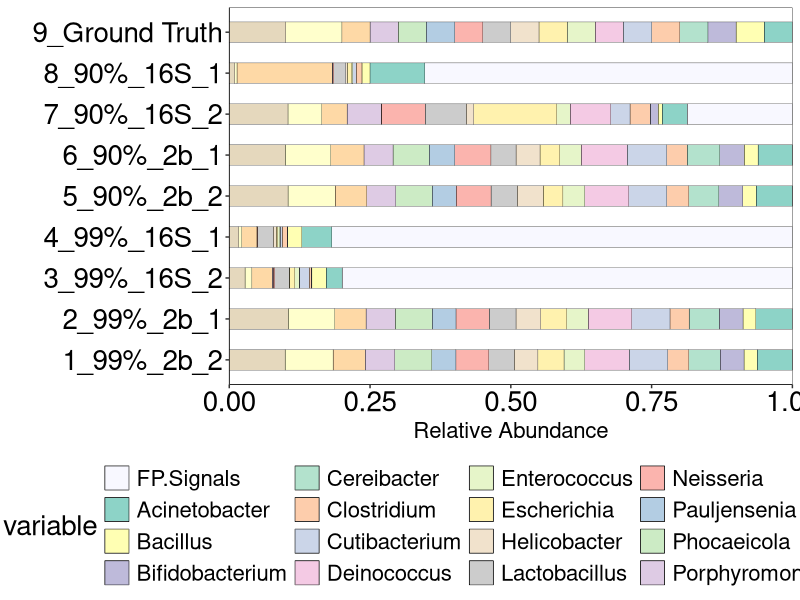

Source code (R):
library(reshape2)
library(ggplot2)
library(RColorBrewer)

result <- read.table("2b16s_bench_genus.txt", sep = "\t", header = TRUE)
data <- melt(result, id.vars="SampleID")
data <- data[order(data$variable), ]

nc <- length(unique(data$variable))
print(nc)

colors <- c("ghostwhite", brewer.pal(3, "Set3"), brewer.pal(8, "Pastel2"), brewer.pal(8, "Pastel1"))

plot <- ggplot(data, aes(SampleID, value, fill=variable)) +
  scale_fill_manual(values = colors) +
  geom_bar(stat="identity", position="stack", color="black", width=0.5, size=0.1) +
  coord_flip() +
  labs(x = "", y = "Relative Abundance") +
  scale_y_continuous(expand = c(0,0)) +
  theme_classic() +
  theme(
    panel.background = element_rect(fill = "white", colour = "black", size = 0.25),
    axis.line = element_line(colour = "black", size = 0.25),
    axis.title = element_text(size = 16, color = "black"),
    axis.text = element_text(size = 20, color = "black"),
    legend.title = element_text(size = 20),
    legend.text = element_text(size = 16),
    legend.position = "bottom",
    legend.box = "horizontal"
  )

ggsave(filename = "genus_bar_plot.pdf", plot = plot, width = 19, height = 15)
